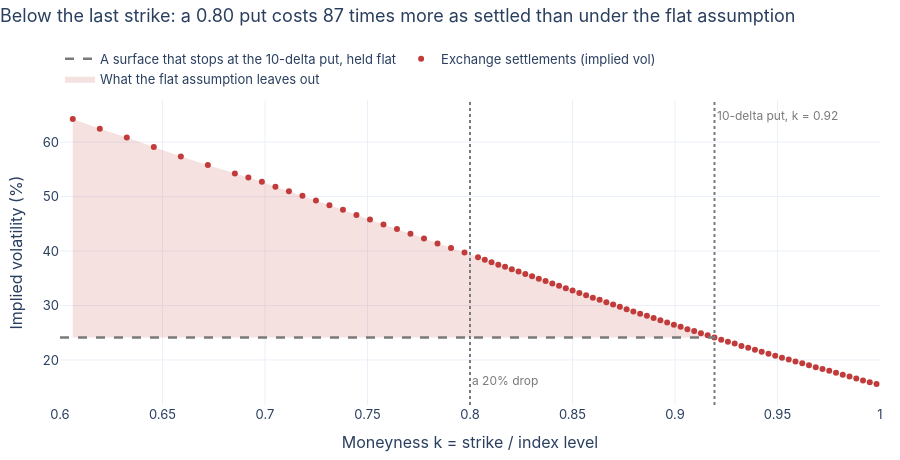

Here is the notebook cell this chart was saved with:
### Markdown cell above
## 7. Where the strikes stop

This is the reason the case study uses the exchange's prices. A 20% drop
means the index ends at 0.80 of today's level. Insurance against it is a
put struck at 0.80 or below, so a probability of a crash needs prices
there.

The standard academic source is OptionMetrics' volatility surface (the
data of guide 04). The vendor fits each day's smile at fixed deltas, and
its deepest point is the **10-delta put**, a put with about a one-in-ten
chance of finishing in the money. Below that strike the vendor has no
data, and the usual convention, Martin and Shi's Appendix D among them,
holds the volatility flat. The figure puts that assumption next to what
the exchange actually settles, on this session's smile:

### Code cell
figures.fig_flat_extrapolation(surface, rate).show()
flat = figures.flat_extrapolation(surface, rate)
print(f"The 10-delta put is at k = {flat['k10']:.3f}. At k = 0.80 the exchange's settlements imply a volatility of "
      f"{100 * flat['vol_actual']:.1f}%; the flat assumption, {100 * flat['vol_flat']:.1f}%.")
print(f"Priced at those volatilities, the 0.80 put costs {flat['ratio']:.0f} times less under the flat assumption "
      f"than as settled.")
